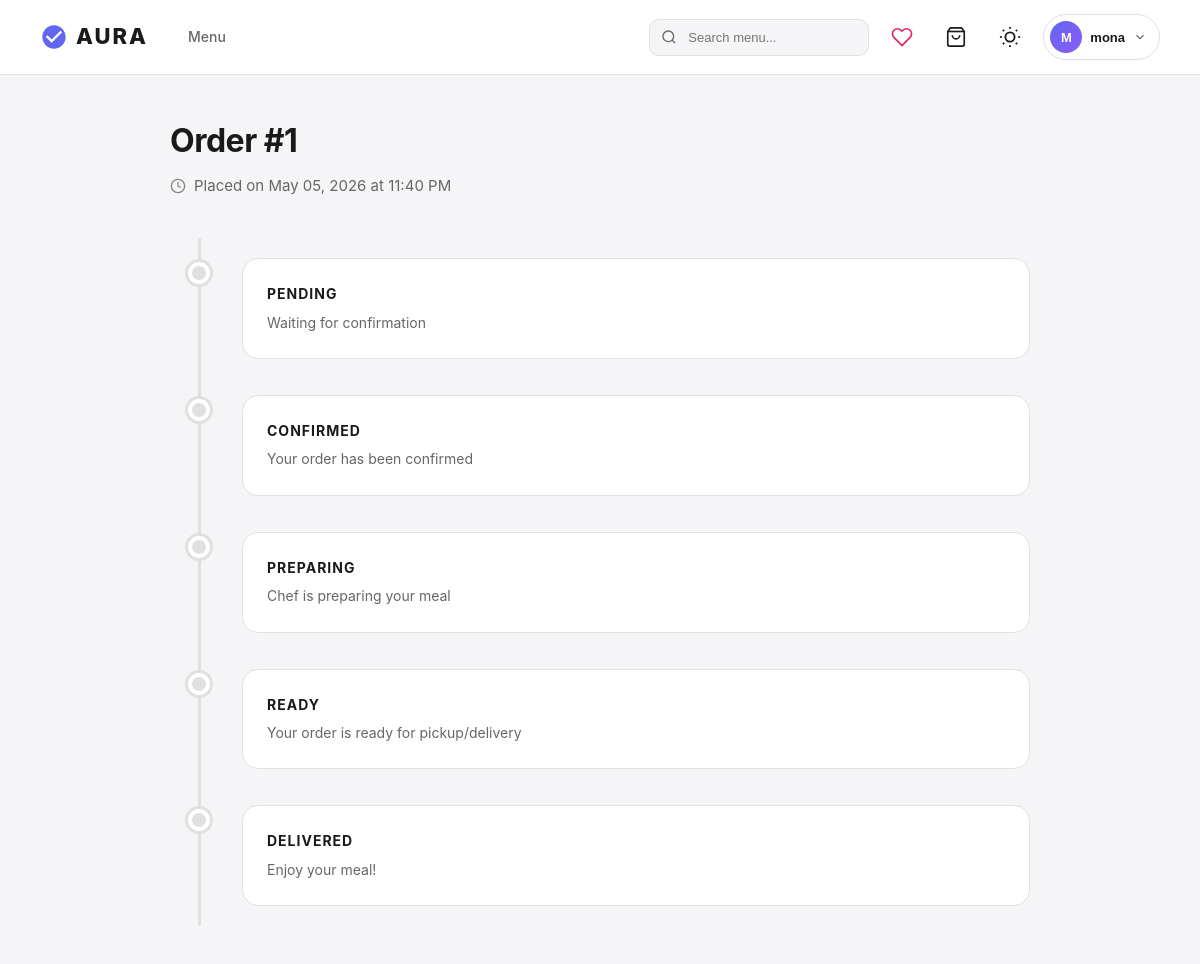
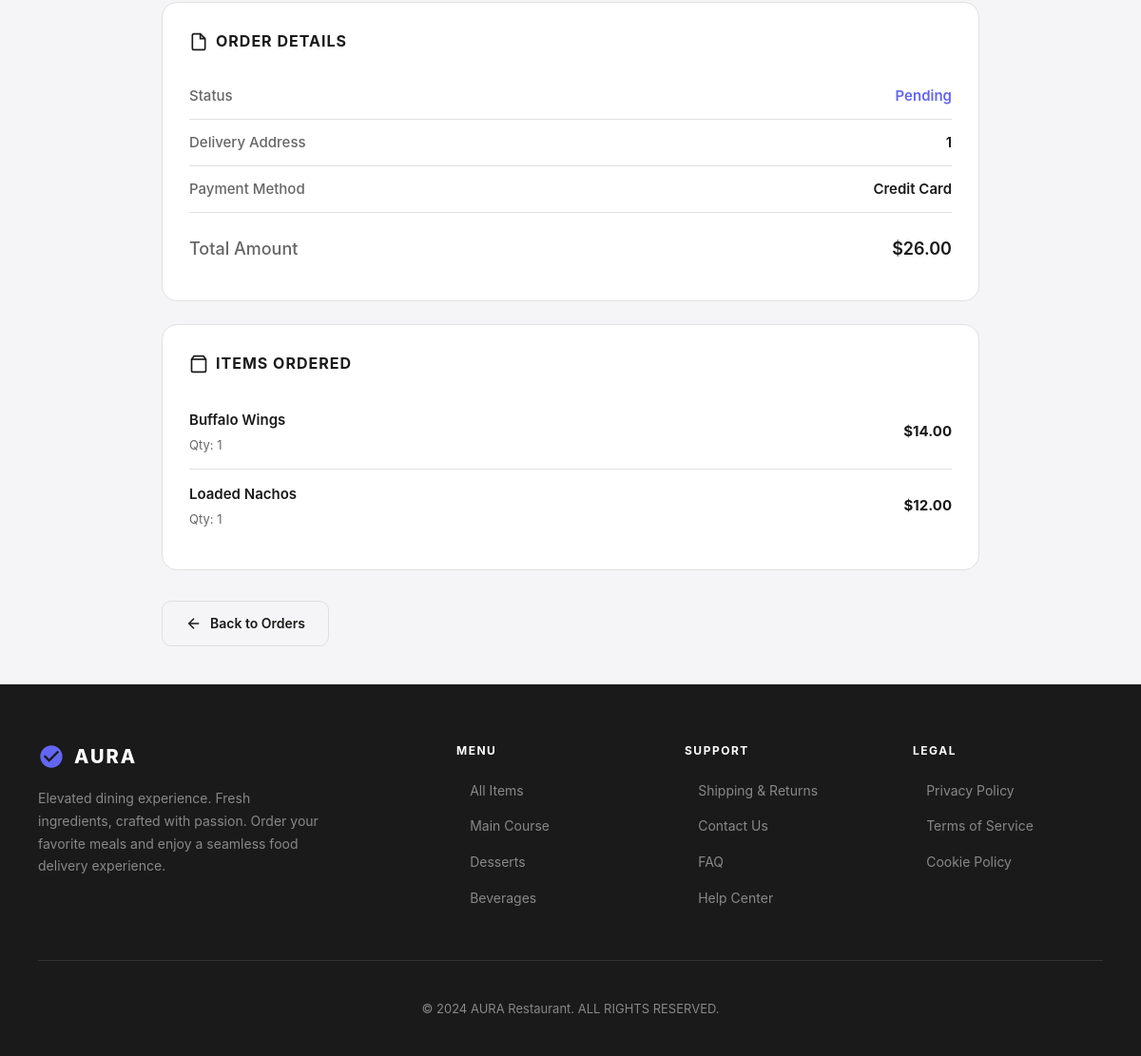
The app's page /order/order/1/track (signed in) with its own data (2 pictures, top to bottom).
### app/models/user.py (models this page shows, shortened)
class User(db.Model):
    __tablename__ = 'users'
    id = db.Column(db.Integer, primary_key=True)
    username = db.Column(db.String(80), unique=True, nullable=False)
    email = db.Column(db.String(120), unique=True, nullable=False)
    password_hash = db.Column(db.String(256), nullable=False)
    phone = db.Column(db.String(20))
    address = db.Column(db.Text)
    created_at = db.Column(db.DateTime, default=datetime.utcnow)
    orders = db.relationship('Order', back_populates='customer', lazy=True, cascade='all, delete-orphan')
    reviews = db.relationship('Review', back_populates='customer', lazy=True, cascade='all, delete-orphan')

### app/models/orders.py (models this page shows, shortened)
class Order(db.Model):
    __tablename__ = 'orders'
    id = db.Column(db.Integer, primary_key=True)
    customer_id = db.Column(db.Integer, db.ForeignKey('users.id', ondelete='CASCADE'), nullable=False)
    total_amount = db.Column(db.Numeric(10, 2), nullable=False)
    status = db.Column(db.Enum(OrderStatus), default=OrderStatus.PENDING)
    delivery_address = db.Column(db.Text)
    special_instructions = db.Column(db.Text)
    created_at = db.Column(db.DateTime, default=datetime.utcnow)
    updated_at = db.Column(db.DateTime, default=datetime.utcnow, onupdate=datetime.utcnow)
    customer = db.relationship('User', back_populates='orders')
    items = db.relationship('OrderItem', backref='order', lazy=True, cascade='all, delete-orphan')
    payment = db.relationship('Payment', backref='order', uselist=False, cascade='all, delete-orphan')
    status_history = db.relationship('OrderStatusHistory', backref='order', lazy=True, cascade='all, delete-orphan')

### app/models/payment.py (models this page shows, shortened)
class Payment(db.Model):
    __tablename__ = 'payments'
    id = db.Column(db.Integer, primary_key=True)
    order_id = db.Column(db.Integer, db.ForeignKey('orders.id'), nullable=False)
    amount = db.Column(db.Numeric(10, 2), nullable=False)
    method = db.Column(db.Enum(PaymentMethod), nullable=False)
    status = db.Column(db.Enum(PaymentStatus), default=PaymentStatus.PENDING, nullable=False)
    transaction_id = db.Column(db.String(100))  # From payment gateway
    card_last_four = db.Column(db.String(4))    # Tokenized - NEVER store full card
    paid_at = db.Column(db.DateTime)
    created_at = db.Column(db.DateTime, default=datetime.utcnow)

### app/models/order_item.py (models this page shows, shortened)
class OrderItem(db.Model):
    __tablename__ = 'order_items'
    id = db.Column(db.Integer, primary_key=True)
    order_id = db.Column(db.Integer, db.ForeignKey('orders.id', ondelete='CASCADE'), nullable=False)
    menu_item_id = db.Column(db.Integer, db.ForeignKey('menu_items.id', ondelete='CASCADE'), nullable=False)
    quantity = db.Column(db.Integer, nullable=False, default=1)
    unit_price = db.Column(db.Numeric(10, 2), nullable=False)
    special_requests = db.Column(db.Text)

### app/models/menu_item.py (models this page shows, shortened)
class MenuItem(db.Model):
    __tablename__ = 'menu_items'
    id = db.Column(db.Integer, primary_key=True)
    name = db.Column(db.String(100), nullable=False)
    description = db.Column(db.Text)
    price = db.Column(db.Numeric(10, 2), nullable=False)
    category = db.Column(db.Enum(Category), nullable=False)
    image_url = db.Column(db.String(255))
    is_available = db.Column(db.Boolean, default=True)
    stock_quantity = db.Column(db.Integer, default=10)  # ← NEW: Available stock
    preparation_time = db.Column(db.Integer, default=15)
    calories = db.Column(db.Integer)
    ingredients = db.Column(db.Text)
    created_at = db.Column(db.DateTime, default=db.func.current_timestamp())
    order_items = db.relationship('OrderItem', backref='menu_item', lazy=True)
    reviews = db.relationship('Review', backref='menu_item', lazy=True, cascade='all, delete-orphan')

### app/routes/order.py (the view)
@order_bp.route("/order/<int:order_id>/track")
@login_required
def order_tracking(order_id):
    result = OrderService.get_tracking_info(order_id, current_user.id)
    if not result.success:
        if result.data and result.data.get('forbidden'):
            flash('Access denied', 'danger')
        else:
            flash(result.error, 'danger')
        return redirect(url_for('customer.orders'))
    return render_template("orders/order_tracking.html", order=result.data)

### app/templates/orders/order_tracking.html (shortened to what this page needs)
{% extends "base.html" %}
{% block content %}
<div class="track-page">
  <h1>Order #{{ order.id }}</h1>
  <p class="subtitle">
    <svg viewBox="0 0 24 24"><circle cx="12" cy="12" r="10"/><polyline points="12 6 12 12 16 14"/></svg>
    Placed on {{ order.created_at.strftime('%B %d, %Y at %I:%M %p') if order.created_at else 'N/A' }}
  </p>
  <div class="timeline">
    {% set status_order = ['PENDING', 'CONFIRMED', 'PREPARING', 'READY', 'DELIVERED'] %}
    {% set current_status = order.status.value %}
    {% set current_index = status_order.index(current_status) if current_status in status_order else -1 %}
    {% for status in status_order %}
      {% set status_index = loop.index0 %}
      {% if status_index < current_index %}
        <div class="timeline-item completed">
      {% elif status_index == current_index %}
        <div class="timeline-item active">
      {% else %}
        <div class="timeline-item">
      {% endif %}
        <div class="timeline-dot"></div>
        <div class="timeline-content">
          <h4>{{ status.replace('_', ' ') }}</h4>
          <p>
            {% if status == 'PENDING' %}Waiting for confirmation{% endif %}
            {% if status == 'CONFIRMED' %}Your order has been confirmed{% endif %}
            {% if status == 'PREPARING' %}Chef is preparing your meal{% endif %}
            {% if status == 'READY' %}Your order is ready for pickup/delivery{% endif %}
            {% if status == 'DELIVERED' %}Enjoy your meal!{% endif %}
          </p>
        </div>
      </div>
    {% endfor %}
  </div>
  <div class="order-details">
    <h3>
      <svg viewBox="0 0 24 24"><path d="M14 2H6a2 2 0 0 0-2 2v16a2 2 0 0 0 2 2h12a2 2 0 0 0 2-2V8z"/><polyline points="14 2 14 8 20 8"/></svg>
      Order Details
    </h3>
    <div class="detail-row">
      <span class="label">Status</span>
      <span class="value status">{{ order.status.value }}</span>
    </div>
    <div class="detail-row">
      <span class="label">Delivery Address</span>
      <span class="value">{{ order.delivery_address or 'Pickup' }}</span>
    </div>
    <div class="detail-row">
      <span class="label">Payment Method</span>
      <span class="value">{{ order.payment.method.value if order.payment else 'N/A' }}</span>
    </div>
    <div class="detail-row">
      <span class="label">Total Amount</span>
      <span class="value">${{ "%.2f"|format(order.total_amount|float) }}</span>
    </div>
  </div>
  <div class="items-list">
    <h3>
      <svg viewBox="0 0 24 24"><path d="M6 2L3 6v14a2 2 0 0 0 2 2h14a2 2 0 0 0 2-2V6l-3-4z"/><line x1="3" y1="6" x2="21" y2="6"/></svg>
      Items Ordered
    </h3>
    {% for item in order.items %}
    <div class="item-row">
      <div class="item-info">
        <h4>{{ item.menu_item.name }}</h4>
        <p>Qty: {{ item.quantity }}{% if item.special_requests %} | {{ item.special_requests }}{% endif %}</p>
      </div>
      <div class="item-price">${{ "%.2f"|format(item.quantity * item.unit_price|float) }}</div>
    </div>
    {% endfor %}
  </div>
  <div class="action-btns">
    <a href="{{ url_for('customer.orders') }}" class="btn btn-outline">
      <svg viewBox="0 0 24 24" style="width:18px;height:18px;stroke:currentColor;fill:none;stroke-width:2"><path d="M19 12H5"/><polyline points="12 19 5 12 12 5"/></svg>
      Back to Orders
    </a>
  </div>
</div>
{% endblock %}

### app/templates/base.html (shortened to what this page needs)
<!DOCTYPE html>
<html lang="en" data-theme="light">
<head>
<link rel="stylesheet" href="{{ url_for('static', filename='css/style.css') }}">
</head>
<body>
<nav class="nav">
  <div class="nav-left">
    <a href="{{ url_for('main.home') }}" class="logo">
      <svg viewBox="0 0 24 24"><path d="M12 2C6.48 2 2 6.48 2 12s4.48 10 10 10 10-4.48 10-10S17.52 2 12 2zm-2 15l-5-5 1.41-1.41L10 14.17l7.59-7.59L19 8l-9 9z"/></svg>
      AURA
    </a>
    <ul class="links">
      <li><a href="{{ url_for('customer.menu') }}" class="{% if request.endpoint == 'customer.menu' %}active{% endif %}">Menu</a></li>
    </ul>
  </div>
  <div class="nav-right">
    <form class="nav-search" action="{{ url_for('customer.search') }}" method="GET">
      <input type="text" name="q" placeholder="Search menu..." value="{{ search_query or '' }}">
    </form>
    <a href="{{ url_for('customer.menu') }}" class="nav-icon-btn wishlist-btn" title="Wishlist (Coming Soon)">
      <svg viewBox="0 0 24 24"><path d="M20.84 4.61a5.5 5.5 0 0 0-7.78 0L12 5.67l-1.06-1.06a5.5 5.5 0 0 0-7.78 7.78l1.06 1.06L12 21.23l7.78-7.78 1.06-1.06a5.5 5.5 0 0 0 0-7.78z"/></svg>
    </a>
    <a href="{{ url_for('customer.cart') }}" class="nav-icon-btn cart-icon-wrap" title="Cart">
      <svg viewBox="0 0 24 24"><path d="M6 2L3 6v14a2 2 0 0 0 2 2h14a2 2 0 0 0 2-2V6l-3-4z"/><line x1="3" y1="6" x2="21" y2="6"/><path d="M16 10a4 4 0 0 1-8 0"/></svg>
    </a>
    <button class="nav-icon-btn theme-toggle" onclick="toggleTheme()" title="Toggle Dark Mode">
    </button>
    {% if current_user.is_authenticated %}
    <div class="profile-dropdown" id="profileDropdown">
      <button class="profile-btn" onclick="toggleProfileDropdown()">
        <div class="profile-avatar">{{ current_user.username[0]|upper }}</div>
        <span class="profile-name">{{ current_user.username }}</span>
        <svg class="profile-arrow" viewBox="0 0 24 24"><polyline points="6 9 12 15 18 9"/></svg>
      </button>
    </div>
    {% else %}
    <a href="{{ url_for('auth.login') }}" class="btn btn-primary" style="padding:8px 20px;font-size:13px;border-radius:8px;background:var(--c2);color:#fff;font-weight:600;text-decoration:none">Login</a>
    {% endif %}
  </div>
</nav>
{% block content %}{% endblock %}
<footer class="footer">
  <div class="f-grid">
    <div>
      <div class="f-brand">
        <svg viewBox="0 0 24 24"><path d="M12 2C6.48 2 2 6.48 2 12s4.48 10 10 10 10-4.48 10-10S17.52 2 12 2zm-2 15l-5-5 1.41-1.41L10 14.17l7.59-7.59L19 8l-9 9z"/></svg>
        AURA
      </div>
      <p class="f-desc">Elevated dining experience. Fresh ingredients, crafted with passion. Order your favorite meals and enjoy a seamless food delivery experience.</p>
    </div>
    <div>
      <div class="f-title">Menu</div>
      <ul class="f-links">
        <li><a href="{{ url_for('customer.menu') }}">All Items</a></li>
        <li><a href="{{ url_for('customer.menu', category='main_course') }}">Main Course</a></li>
        <li><a href="{{ url_for('customer.menu', category='desserts') }}">Desserts</a></li>
        <li><a href="{{ url_for('customer.menu', category='beverages') }}">Beverages</a></li>
      </ul>
    </div>
    <div>
      <div class="f-title">Support</div>
      <ul class="f-links">
        <li><a href="#">Shipping & Returns</a></li>
        <li><a href="#">Contact Us</a></li>
        <li><a href="#">FAQ</a></li>
        <li><a href="#">Help Center</a></li>
      </ul>
    </div>
    <div>
      <div class="f-title">Legal</div>
      <ul class="f-links">
        <li><a href="#">Privacy Policy</a></li>
        <li><a href="#">Terms of Service</a></li>
        <li><a href="#">Cookie Policy</a></li>
      </ul>
    </div>
  </div>
  <div class="f-copy">&copy; 2024 AURA Restaurant. ALL RIGHTS RESERVED.</div>
</footer>
</body>
</html>

### records on screen
User: username "M", username "mona"
Order: id "1", created_at "May 05, 2026 at 11:40 PM", status.value "Pending", delivery_address "1", total_amount "26.00"
Payment: payment.method "Credit Card"
OrderItem: menu_item.name "Buffalo Wings", quantity "1", item.quantity*item.unit_price|float "14.00"
OrderItem: menu_item.name "Loaded Nachos", quantity "1", item.quantity*item.unit_price|float "12.00"

### other values on screen
{{ status.replace('_', ' ') }} "PENDING" "CONFIRMED" "PREPARING" "READY" "DELIVERED"
